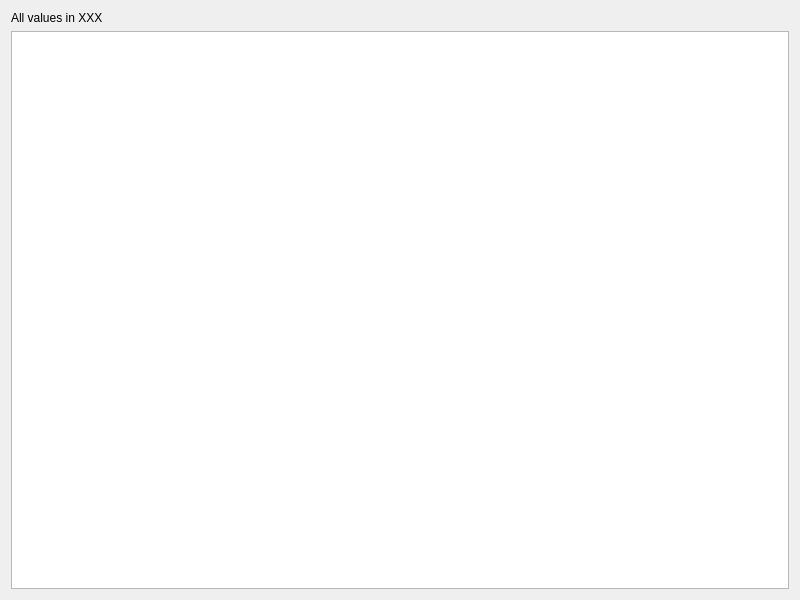
<?xml version="1.0" encoding="UTF-8"?>
<ui version="4.0">
 <class>AttributeReport</class>
 <widget class="QWidget" name="AttributeReport">
  <property name="windowModality">
   <enum>Qt::WindowModal</enum>
  </property>
  <property name="geometry">
   <rect>
    <x>0</x>
    <y>0</y>
    <width>800</width>
    <height>600</height>
   </rect>
  </property>
  <property name="windowTitle">
   <string>Category Report</string>
  </property>
  <property name="locale">
   <locale language="English" country="UnitedKingdom"/>
  </property>
  <layout class="QHBoxLayout" name="horizontalLayout">
   <item>
    <widget class="QSplitter" name="splitter">
     <property name="orientation">
      <enum>Qt::Horizontal</enum>
     </property>
     <widget class="QWidget" name="verticalLayoutWidget">
      <layout class="QVBoxLayout" name="verticalLayout">
       <item>
        <widget class="QLabel" name="currencyNoteLabel">
         <property name="text">
          <string>All values in XXX</string>
         </property>
         <property name="alignment">
          <set>Qt::AlignLeading|Qt::AlignLeft|Qt::AlignVCenter</set>
         </property>
        </widget>
       </item>
       <item>
        <widget class="QTableView" name="tableView">
         <property name="sortingEnabled">
          <bool>true</bool>
         </property>
        </widget>
       </item>
      </layout>
     </widget>
    </widget>
   </item>
  </layout>
  <action name="actionExpand_All_Income">
   <property name="text">
    <string>Expand All</string>
   </property>
  </action>
  <action name="actionExpand_All_Expense">
   <property name="text">
    <string>Expand All</string>
   </property>
  </action>
  <action name="actionCollapse_All_Income">
   <property name="text">
    <string>Collapse All</string>
   </property>
  </action>
  <action name="actionCollapse_All_Expense">
   <property name="text">
    <string>Collapse All</string>
   </property>
  </action>
 </widget>
 <resources/>
 <connections/>
</ui>
